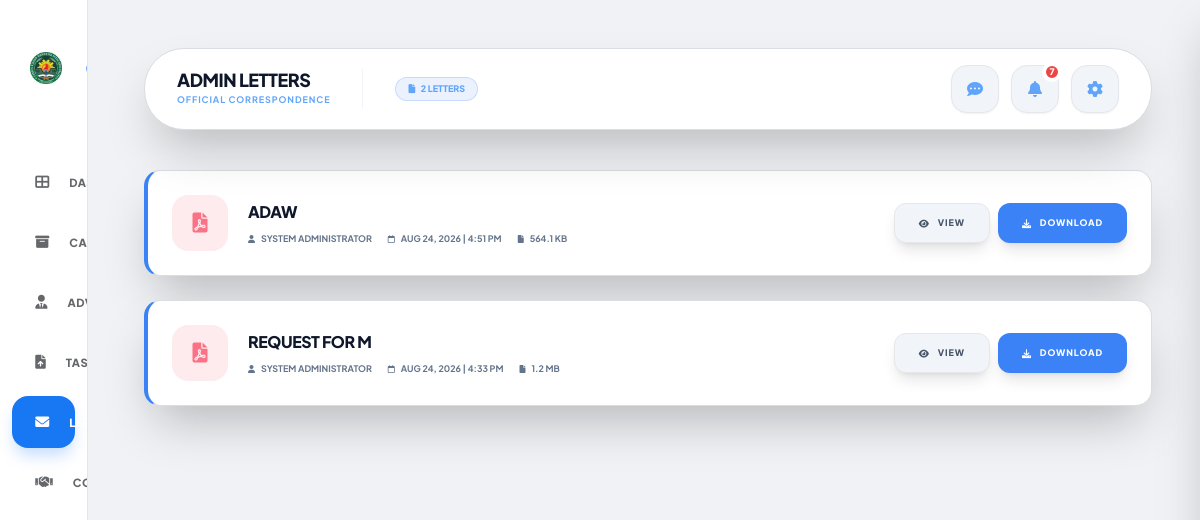
The app's page /group/letters.php (signed in) with its own data.
### tables this page shows
CREATE TABLE `admin_letters` (
  `id` int NOT NULL,
  `group_id` int NOT NULL,
  `admin_id` int NOT NULL,
  `title` varchar(255) NOT NULL,
  `description` text,
  `file_path` varchar(255) NOT NULL,
  `file_name` varchar(255) NOT NULL,
  `file_size` int DEFAULT NULL,
  `created_at` timestamp NOT NULL DEFAULT CURRENT_TIMESTAMP
);

### group/letters.php (the view, shortened to what this page needs)
<?php
include('../backend/db_config.php');
$user_id = (int)$_SESSION['user_id'];
$unread_q = mysqli_query($conn, "SELECT COUNT(*) as unread FROM notifications
    WHERE is_read = 0
      AND (
          (user_id = " . (int)$user_id . " AND user_role = 'group')
          OR (
              user_role = 'group'
              AND message LIKE '%registered%'
              AND message LIKE '%adviser%'
              AND SUBSTRING_INDEX(message, ': ', -1) IN (SELECT full_name FROM adviser)
          )
      )");
$unread_count = mysqli_fetch_assoc($unread_q)['unread'] ?? 0;
$letters_q = mysqli_query($conn, "SELECT al.*, a.full_name as admin_name FROM admin_letters al LEFT JOIN admin a ON al.admin_id = a.id WHERE al.group_id = $user_id ORDER BY al.created_at DESC LIMIT 500");
$letters_count = mysqli_num_rows($letters_q);
?>
<!DOCTYPE html>
<html lang="en">
<head>
    <script src="https://cdn.tailwindcss.com"></script>
    <link href="https://cdnjs.cloudflare.com/ajax/libs/font-awesome/6.0.0/css/all.min.css" rel="stylesheet">
    <link rel="stylesheet" href="../assets/css/responsive.css">
</head>
<body class="min-h-screen flex">
    <aside class="group sidebar" id="sidebar">
        <div class="logo-section transition-all duration-300">
            <div class="bg-white p-2 rounded-xl flex-none flex items-center justify-center w-12 h-12">
                <img src="../chmsu.png" class="w-10 h-10 object-contain shrink-0" alt="CHMSU Logo">
            </div>
        </div>
        <nav class="flex-1 space-y-2 px-3">
            <a href="group_dashboard.php" class="sidebar-link">
                <i class="fas fa-th-large w-5 text-center text-sm"></i>
                <span class="sidebar-text">Dashboard</span>
            </a>
            <a href="archive_view.php" class="sidebar-link">
                <i class="fas fa-archive w-5 text-center text-sm"></i>
                <span class="sidebar-text">Capstone Archive</span>
            </a>
            <a href="advisers.php" class="sidebar-link">
                <i class="fas fa-user-tie w-5 text-center text-sm"></i>
                <span class="sidebar-text">Adviser</span>
            </a>
            <a href="submissions.php" class="sidebar-link">
                <i class="fas fa-file-upload w-5 text-center text-sm"></i>
                <span class="sidebar-text">Tasks & Submissions</span>
            </a>
            <a href="letters.php" class="sidebar-link active">
                <i class="fas fa-envelope w-5 text-center text-sm"></i>
                <span class="sidebar-text">Letters</span>
            </a>
            <a href="meetings.php" class="sidebar-link">
                <i class="fas fa-handshake w-5 text-center text-sm"></i>
                <span class="sidebar-text">Consultation</span>
            </a>
        </nav>
    </aside>
    <main class="flex-1 ml-0 md:ml-24 p-6 sm:p-8 lg:p-12 space-y-6 sm:space-y-10 relative z-10">
        <nav class="premium-card rounded-[2.5rem] px-4 sm:px-8 py-4 flex flex-wrap justify-between items-center gap-2 shadow-2xl relative z-[100]">
            <div class="flex flex-wrap items-center gap-3 sm:gap-6 min-w-0 flex-1">
                <div>
                    <h2 class="text-lg font-black text-slate-900 uppercase tracking-tight leading-none truncate">Admin Letters</h2>
                    <p class="text-[9px] font-bold text-blue-400 uppercase tracking-widest mt-1">Official Correspondence</p>
                </div>
                <div class="flex items-center gap-2">
                    <span class="px-3 py-1 bg-blue-500/10 text-blue-400 text-[9px] font-black uppercase rounded-full border border-blue-500/20">
                        <i class="fas fa-file me-1"></i> <?php echo $letters_count; ?> letter<?php echo $letters_count !== 1 ? 's' : ''; ?>
                    </span>
                </div>
            </div>
            <div class="flex items-center gap-3 relative z-[250] shrink-0">
                <div class="relative nav-icon-container">
                    <button onclick="toggleGroupChatWidget()" data-tip="Messages" class="icon-tooltip w-12 h-12 rounded-2xl bg-slate-100 border border-gray-200 flex items-center justify-center hover:bg-slate-100 transition relative shadow-sm">
                        <i class="fas fa-comment-dots text-blue-400"></i>
                    </button>
                </div>
                <div class="relative nav-icon-container">
                    <button onclick="handleNotifClick()" data-tip="Notifications" class="icon-tooltip w-12 h-12 rounded-2xl bg-slate-100 border border-gray-200 flex items-center justify-center hover:bg-slate-100 transition relative shadow-sm">
                        <i class="fas fa-bell text-blue-400"></i>
                        <?php if($unread_count > 0): ?><span id="notif-badge" class="absolute -top-1 -right-1 w-5 h-5 bg-red-500 text-white text-[9px] font-black rounded-full border-4 border-white flex items-center justify-center"><?php echo $unread_count; ?></span><?php endif; ?>
                    </button>
                </div>
                <div class="relative nav-icon-container">
                    <button onclick="toggleSettingsDropdown()" data-tip="Settings" class="icon-tooltip w-12 h-12 rounded-2xl bg-slate-100 border border-gray-200 flex items-center justify-center hover:bg-slate-100 transition relative shadow-sm"><i class="fas fa-cog text-blue-400"></i></button>
                </div>
            </div>
        </nav>
        <section class="space-y-6">
            <?php if ($letters_count > 0): ?>
                <?php while($letter = mysqli_fetch_assoc($letters_q)):
                    $ext = strtolower(pathinfo($letter['file_name'], PATHINFO_EXTENSION));
                    $icon = $ext === 'pdf' ? 'fa-file-pdf' : ($ext === 'doc' || $ext === 'docx' ? 'fa-file-word' : 'fa-file-alt');
                    $icon_color = $ext === 'pdf' ? 'text-rose-400 bg-rose-500/10' : ($ext === 'doc' || $ext === 'docx' ? 'text-blue-400 bg-blue-500/10' : 'text-slate-500 bg-slate-100');
                    $file_size = '';
                    if ($letter['file_size']) {
                        $size = (int)$letter['file_size'];
                        if ($size < 1024) $file_size = $size . ' B';
                        elseif ($size < 1048576) $file_size = round($size / 1024, 1) . ' KB';
                        else $file_size = round($size / 1048576, 1) . ' MB';
                    }
                ?>
                <div class="premium-card p-6 flex flex-col lg:flex-row justify-between items-start lg:items-center gap-6 shadow-2xl rounded-2xl border-l-4 border-l-blue-500 hover:bg-slate-100 transition-all">
                    <div class="flex items-center gap-5 flex-1 w-full">
                        <div class="w-14 h-14 rounded-2xl <?php echo $icon_color; ?> flex items-center justify-center shrink-0">
                            <i class="fas <?php echo $icon; ?> text-xl"></i>
                        </div>
                        <div class="flex-1 min-w-0">
                            <h3 class="text-base font-black text-slate-900 uppercase tracking-tight"><?php echo htmlspecialchars($letter['title']); ?></h3>
                            <div class="flex flex-wrap items-center gap-4 mt-2">
                                <span class="text-[9px] font-bold text-slate-500 uppercase flex items-center gap-1.5">
                                    <i class="fas fa-user text-[8px]"></i> <?php echo htmlspecialchars($letter['admin_name'] ?? 'Admin'); ?>
                                </span>
                                <span class="text-[9px] font-bold text-slate-500 uppercase flex items-center gap-1.5">
                                    <i class="far fa-calendar text-[8px]"></i> <?php echo date('M d, Y | g:i A', strtotime($letter['created_at'])); ?>
                                </span>
                                <span class="text-[9px] font-bold text-slate-500 uppercase flex items-center gap-1.5">
                                    <i class="fas fa-file text-[8px]"></i> <?php echo $file_size; ?>
                                </span>
                            </div>
                        </div>
                    </div>
                    <div class="flex gap-2 shrink-0">
                        <button onclick="openFileViewer('../backend/admin/download_letter.php?id=<?php echo $letter['id']; ?>', '<?php echo htmlspecialchars($letter['title'], ENT_QUOTES, 'UTF-8'); ?>', '<?php echo htmlspecialchars($ext, ENT_QUOTES, 'UTF-8'); ?>')" class="px-6 py-3 bg-slate-100 border border-gray-200 text-slate-600 rounded-xl text-[9px] font-black uppercase tracking-widest hover:bg-blue-600 hover:text-white hover:border-blue-600 transition active:scale-95 flex items-center gap-2 shadow-lg">
                            <i class="fas fa-eye"></i> View
                        </button>
                        <a href="../backend/admin/download_letter.php?id=<?php echo $letter['id']; ?>" class="px-6 py-3 bg-blue-500 text-white rounded-xl text-[9px] font-black uppercase tracking-widest hover:bg-blue-600 transition active:scale-95 flex items-center gap-2 shadow-lg">
                            <i class="fas fa-download"></i> Download
                        </a>
                    </div>
                </div>
                <?php endwhile; ?>
            <?php endif; ?>
        </section>
    </main>
</body>
</html>

### assets/css/responsive.css (style rules this page uses)
:root { --cp-mobile-gutter: 1rem; --cp-header-clearance: 4.5rem; }
html { -webkit-text-size-adjust: 100%; text-size-adjust: 100%; }
body { min-height: 100dvh; }
main { min-width: 0 !important; }
@media (min-width: 1024px) { aside.sidebar { height: 100dvh !important; } }
@media (min-width: 1024px) { aside.sidebar nav { min-height: 0; overflow-y: auto; overscroll-behavior: contain; } }

### group/letters.php (style rules this page uses)
html { background:#F0F2F5;color-scheme:light }
:root { --chmsu-blue: #1877F2; --bg-deep: #F0F2F5; }
body { font-family: 'Plus Jakarta Sans', sans-serif; background-color: var(--bg-deep); background-image: none; background-size: 32px 32px; color: #1c1e21; overflow-x: hidden; display: flex; min-height: 100vh; margin: 0; }
aside { width: 5.5rem; transition: width 0.3s cubic-bezier(0.4, 0, 0.2, 1); background: #ffffff; border-right: 1px solid #dadde1; height: 100vh; position: fixed; z-index: 150; display: flex; flex-direction: column; padding: 1.25rem 0; overflow: hidden; }
.logo-section { display: flex; flex-direction: row; align-items: center; padding: 1.5rem 0; margin-bottom: 2.5rem; transition: all 0.3s ease; width: 100%; justify-content: flex-start; padding-left: 1.35rem; }
.sidebar-link { display: flex; align-items: center; gap: 1.25rem; padding: 1rem 1.45rem; border-radius: 1rem; transition: background-color 0.3s ease, box-shadow 0.3s ease; color: #65676b; width: 100%; justify-content: flex-start; }
.sidebar-text { opacity: 0; display: none; font-weight: 800; font-size: 0.7rem; text-transform: uppercase; letter-spacing: 0.05em; white-space: nowrap; }
.sidebar-link.active { background: var(--chmsu-blue) !important; color: white !important; box-shadow: 0 10px 15px -3px rgba(24, 119, 242, 0.25); }
.premium-card { background: #ffffff; border: 1px solid #dadde1; }
.icon-tooltip { position: relative; }

### records on screen
admin_letters: title "ADAW", admin.full_name "SYSTEM ADMINISTRATOR", created_at "AUG 24, 2026 | 4:51 PM", file_size "564.1 KB"
admin_letters: title "REQUEST FOR M", admin.full_name "SYSTEM ADMINISTRATOR", created_at "AUG 24, 2026 | 4:33 PM", file_size "1.2 MB"

### other values on screen
$letters_count "2"
$unread_count "7"
